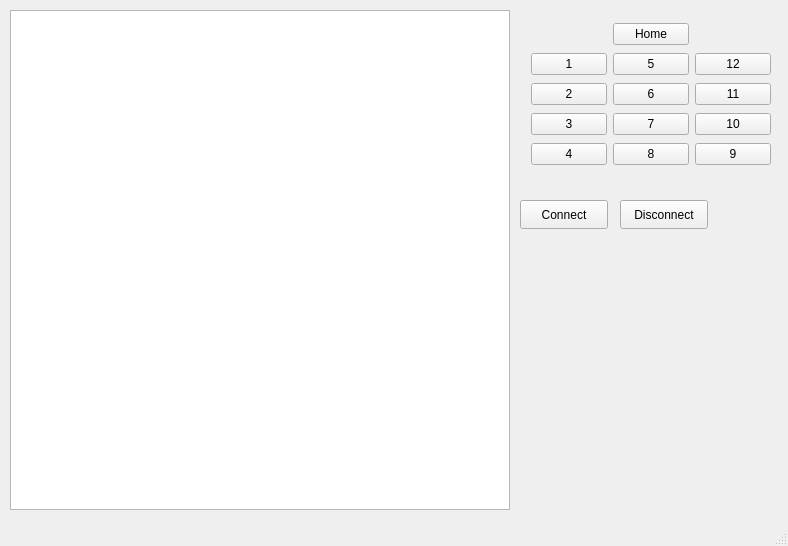
<?xml version="1.0" encoding="UTF-8"?>
<ui version="4.0">
 <class>Kitchen</class>
 <widget class="QMainWindow" name="Kitchen">
  <property name="geometry">
   <rect>
    <x>0</x>
    <y>0</y>
    <width>788</width>
    <height>546</height>
   </rect>
  </property>
  <property name="windowTitle">
   <string>Kitchen</string>
  </property>
  <widget class="QWidget" name="centralWidget">
   <widget class="QGraphicsView" name="graphicsView">
    <property name="geometry">
     <rect>
      <x>10</x>
      <y>10</y>
      <width>500</width>
      <height>500</height>
     </rect>
    </property>
    <property name="sizePolicy">
     <sizepolicy hsizetype="Fixed" vsizetype="Fixed">
      <horstretch>0</horstretch>
      <verstretch>0</verstretch>
     </sizepolicy>
    </property>
   </widget>
   <widget class="QWidget" name="layoutWidget">
    <property name="geometry">
     <rect>
      <x>520</x>
      <y>10</y>
      <width>262</width>
      <height>171</height>
     </rect>
    </property>
    <layout class="QGridLayout" name="gridLayout">
     <item row="2" column="1">
      <widget class="QPushButton" name="pushButton_6">
       <property name="text">
        <string>6</string>
       </property>
      </widget>
     </item>
     <item row="4" column="0">
      <widget class="QPushButton" name="pushButton_4">
       <property name="text">
        <string>4</string>
       </property>
      </widget>
     </item>
     <item row="4" column="1">
      <widget class="QPushButton" name="pushButton_8">
       <property name="text">
        <string>8</string>
       </property>
      </widget>
     </item>
     <item row="3" column="0">
      <widget class="QPushButton" name="pushButton_3">
       <property name="text">
        <string>3</string>
       </property>
      </widget>
     </item>
     <item row="2" column="0">
      <widget class="QPushButton" name="pushButton_2">
       <property name="text">
        <string>2</string>
       </property>
      </widget>
     </item>
     <item row="3" column="1">
      <widget class="QPushButton" name="pushButton_7">
       <property name="text">
        <string>7</string>
       </property>
      </widget>
     </item>
     <item row="2" column="2">
      <widget class="QPushButton" name="pushButton_11">
       <property name="text">
        <string>11</string>
       </property>
      </widget>
     </item>
     <item row="4" column="2">
      <widget class="QPushButton" name="pushButton_9">
       <property name="text">
        <string>9</string>
       </property>
      </widget>
     </item>
     <item row="1" column="1">
      <widget class="QPushButton" name="pushButton_5">
       <property name="text">
        <string>5</string>
       </property>
      </widget>
     </item>
     <item row="1" column="2">
      <widget class="QPushButton" name="pushButton_12">
       <property name="text">
        <string>12</string>
       </property>
      </widget>
     </item>
     <item row="3" column="2">
      <widget class="QPushButton" name="pushButton_10">
       <property name="text">
        <string>10</string>
       </property>
      </widget>
     </item>
     <item row="1" column="0">
      <widget class="QPushButton" name="pushButton_1">
       <property name="text">
        <string>1</string>
       </property>
      </widget>
     </item>
     <item row="0" column="1">
      <widget class="QPushButton" name="pushButton_Home">
       <property name="text">
        <string>Home</string>
       </property>
      </widget>
     </item>
    </layout>
   </widget>
   <widget class="QPushButton" name="pushButtonConnect">
    <property name="geometry">
     <rect>
      <x>520</x>
      <y>200</y>
      <width>88</width>
      <height>29</height>
     </rect>
    </property>
    <property name="text">
     <string>Connect</string>
    </property>
   </widget>
   <widget class="QPushButton" name="pushButtonDisconnect">
    <property name="geometry">
     <rect>
      <x>620</x>
      <y>200</y>
      <width>88</width>
      <height>29</height>
     </rect>
    </property>
    <property name="text">
     <string>Disconnect</string>
    </property>
   </widget>
  </widget>
  <widget class="QStatusBar" name="statusBar"/>
 </widget>
 <layoutdefault spacing="6" margin="11"/>
 <resources/>
 <connections/>
</ui>
